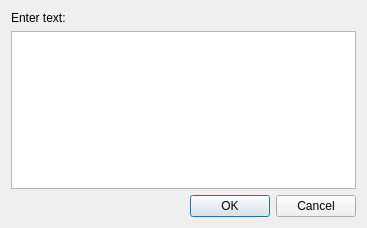
<?xml version="1.0" encoding="UTF-8"?>
<ui version="4.0">
 <class>dlg_EnterText</class>
 <widget class="QDialog" name="dlg_EnterText">
  <property name="geometry">
   <rect>
    <x>0</x>
    <y>0</y>
    <width>367</width>
    <height>228</height>
   </rect>
  </property>
  <property name="windowTitle">
   <string>Enter Text</string>
  </property>
  <layout class="QVBoxLayout" name="verticalLayout">
   <item>
    <widget class="QLabel" name="l_info">
     <property name="text">
      <string>Enter text:</string>
     </property>
    </widget>
   </item>
   <item>
    <widget class="QTextEdit" name="te_text"/>
   </item>
   <item>
    <widget class="QDialogButtonBox" name="buttonBox">
     <property name="orientation">
      <enum>Qt::Horizontal</enum>
     </property>
     <property name="standardButtons">
      <set>QDialogButtonBox::Cancel|QDialogButtonBox::Ok</set>
     </property>
     <property name="centerButtons">
      <bool>false</bool>
     </property>
    </widget>
   </item>
  </layout>
 </widget>
 <resources/>
 <connections>
  <connection>
   <sender>buttonBox</sender>
   <signal>accepted()</signal>
   <receiver>dlg_EnterText</receiver>
   <slot>accept()</slot>
   <hints>
    <hint type="sourcelabel">
     <x>248</x>
     <y>254</y>
    </hint>
    <hint type="destinationlabel">
     <x>157</x>
     <y>274</y>
    </hint>
   </hints>
  </connection>
  <connection>
   <sender>buttonBox</sender>
   <signal>rejected()</signal>
   <receiver>dlg_EnterText</receiver>
   <slot>reject()</slot>
   <hints>
    <hint type="sourcelabel">
     <x>316</x>
     <y>260</y>
    </hint>
    <hint type="destinationlabel">
     <x>286</x>
     <y>274</y>
    </hint>
   </hints>
  </connection>
 </connections>
</ui>
